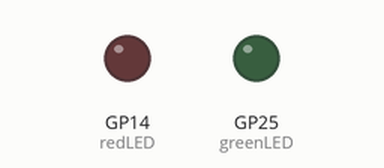
Recording of a program running on a simulated Raspberry Pi Pico running MicroPython. On the bench: output pins drawn as LEDs (lit = HIGH).

Above: at 0.5 s.
At 7.2 s:
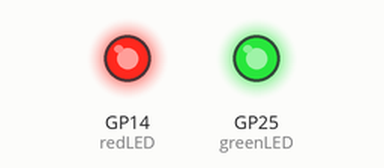
Timing chart, 0 to 15.5 s (numbered marks = the images above):
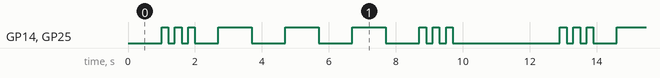

The program:

SOS.py
```python
from machine import Pin
from time import sleep

greenLED = Pin(25, Pin.OUT) ## internal to the Raspberry Pi Pico H
redLED = Pin(14, Pin.OUT) ## added to GP14 (number 19 on the board itself)
greenLED.value(0)

j = 0
k = 0
l = 0
mySoulNeedsSaving = True

sleep(1)

while mySoulNeedsSaving:
    i = 0
    j = 0
    k = 0
    while i < 6:
        i += 1
        if greenLED.value() == 1:
            newLEDState = 0
        else:
            newLEDState = 1
        greenLED.value(newLEDState)
        redLED.value(newLEDState)
        sleep(0.2)
    j = 0
    newLEDState = 0
    sleep(0.5)
    while j < 6:
        j += 1
        if greenLED.value() == 1:
            newLEDState = 0
        else:
            newLEDState = 1
        greenLED.value(newLEDState)
        redLED.value(newLEDState)
        sleep(1)
    k = 0
    newLEDState = 0
    while k < 6:
        k += 1
        if greenLED.value() == 1:
            newLEDState = 0
        else:
            newLEDState = 1
        greenLED.value(newLEDState)
        redLED.value(newLEDState)
        sleep(0.2)
    sleep(3)
    greenLED.value(0)
    redLED.value(newLEDState)
```

Measured:
- by itself, GP14 (redLED), GP25 (greenLED): repeats every 11.9 s: 2 × (LOW 0.20 s, HIGH 0.20 s), LOW 0.70 s, 3 × (HIGH 1.0 s, LOW 1.0 s), 2 × (HIGH 0.20 s, LOW 0.20 s), HIGH 0.20 s, LOW 3.2 s, HIGH 0.20 s
- by itself, everything shown: repeats every 11.9 s, in 18 steps
